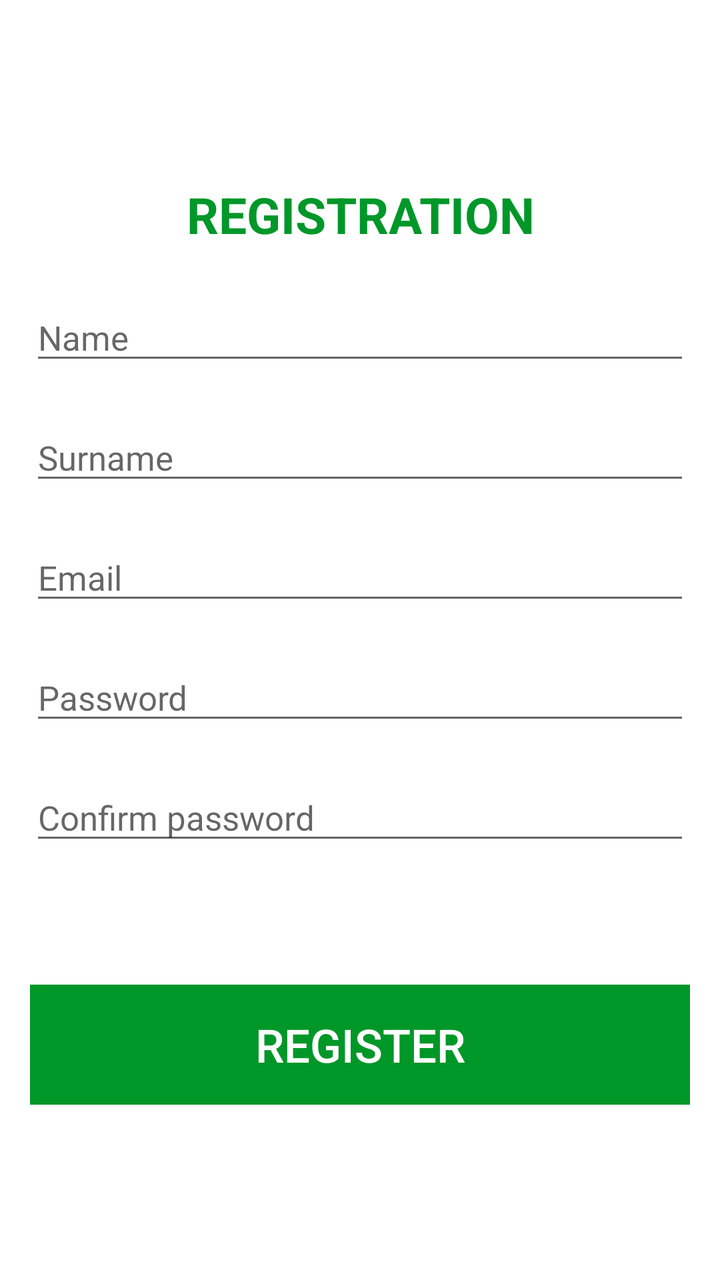
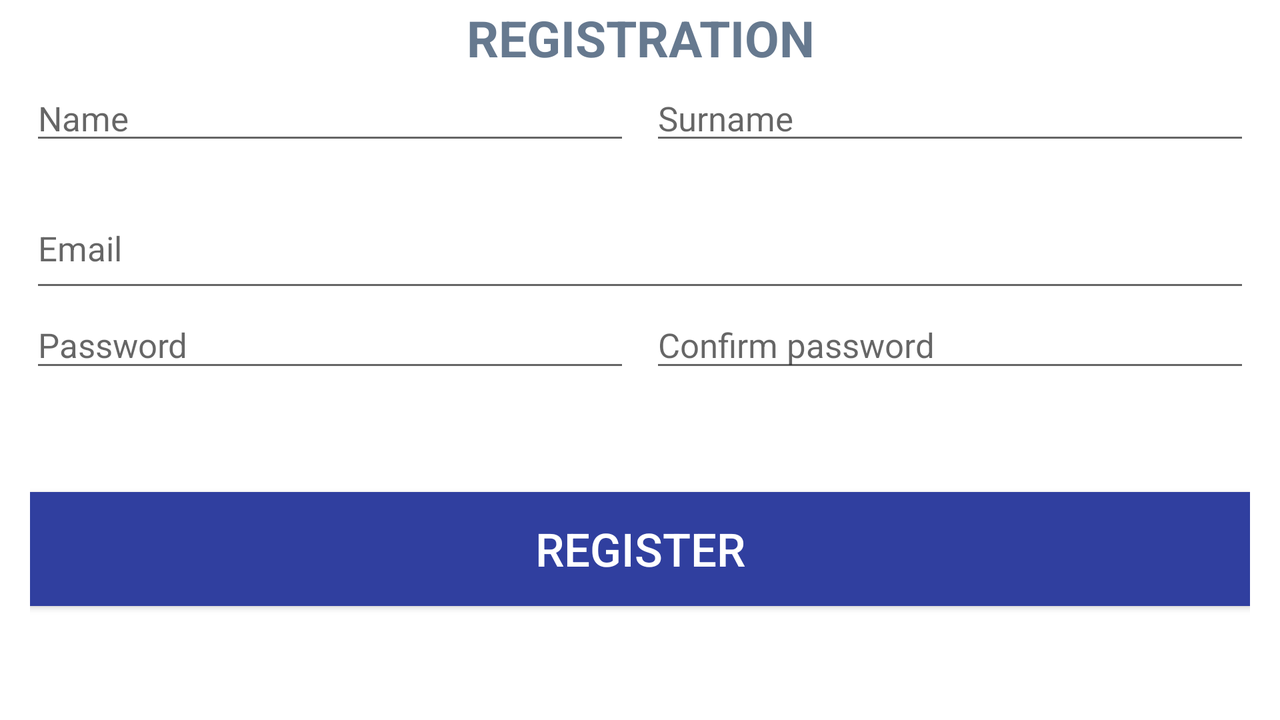

First picture: res/layout/ on a phone held upright. Second picture: the repository's own variant of that layout, on a device whose configuration matches the variant's folder. Source for both follows.
<!-- AndroidManifest.xml: application theme AppTheme -->
<!-- res/layout/activity_registration_page.xml -->
<?xml version="1.0" encoding="utf-8"?>
<RelativeLayout xmlns:android="http://schemas.android.com/apk/res/android"
    xmlns:app="http://schemas.android.com/apk/res-auto"
    xmlns:tools="http://schemas.android.com/tools"
    android:layout_width="match_parent"
    android:layout_height="match_parent"
    android:background="@color/white"
    tools:context="com.example.user.barcode.RegistrationPage">


    <LinearLayout
        android:layout_width="match_parent"
        android:layout_height="wrap_content"
        android:orientation="vertical"
        android:layout_marginLeft="15dp"
        android:layout_marginRight="15dp"
        android:layout_centerInParent="true">

        <TextView
            android:layout_width="match_parent"
            android:layout_height="40dp"
            android:text="registration"
            android:textSize="25dp"
            android:textAllCaps="true"
            android:textStyle="bold"
            android:textColor="@color/colorPrimary"
            android:gravity="center"/>

        <EditText
            android:id="@+id/newUserName"
            android:layout_width="match_parent"
            android:layout_height="40dp"
            android:textColor="@color/gray"
            android:inputType="text"
            android:lines="1"
            android:textSize="17sp"
            android:hint="Name"
            android:layout_marginTop="20dp"/>

        <EditText
            android:id="@+id/newUserSurname"
            android:layout_width="match_parent"
            android:layout_height="40dp"
            android:textColor="@color/gray"
            android:inputType="text"
            android:lines="1"
            android:textSize="17sp"
            android:hint="Surname"
            android:layout_marginTop="20dp"/>

        <EditText
            android:id="@+id/newUserEmail"
            android:layout_width="match_parent"
            android:layout_height="40dp"
            android:textColor="@color/gray"
            android:inputType="textEmailAddress"
            android:lines="1"
            android:textSize="17sp"
            android:hint="Email"
            android:layout_marginTop="20dp"/>

        <EditText
            android:id="@+id/newUserPassword"
            android:layout_width="match_parent"
            android:layout_height="40dp"
            android:textColor="@color/gray"
            android:inputType="textPassword"
            android:fontFamily="sans-serif"
            android:lines="1"
            android:textSize="17sp"
            android:hint="Password"
            android:layout_marginTop="20dp"/>

        <EditText
            android:id="@+id/newUserPasswordConfirmations"
            android:layout_width="match_parent"
            android:layout_height="40dp"
            android:textColor="@color/gray"
            android:inputType="textPassword"
            android:fontFamily="sans-serif"
            android:lines="1"
            android:textSize="17sp"
            android:hint="Confirm password"
            android:layout_marginTop="20dp"/>

        <TextView
            android:layout_width="match_parent"
            android:layout_height="45dp"
            android:textSize="18sp"
            android:textColor="@color/danger"
            android:id="@+id/errors"
            />

        <Button
            android:id="@+id/btnRegister"
            android:layout_width="match_parent"
            android:layout_height="60dp"
            android:text="register"
            android:textSize="23dp"
            android:textColor="@color/white"
            android:background="@color/green"
            android:layout_marginTop="20dp"
            android:onClick="Register"/>


    </LinearLayout>

</RelativeLayout>
<!-- resources referenced by this layout -->
<resources>
  <color name="colorPrimary">#009729</color>
  <color name="danger">#B33A3A</color>
  <color name="gray">#66798F</color>
  <color name="green">#009729</color>
  <color name="white">#FFF</color>
  <style name="AppTheme" parent="Theme.AppCompat.Light.DarkActionBar">
          
          <item name="colorPrimary">@color/green</item>
          <item name="colorPrimaryDark">@color/black</item>
          <item name="colorAccent">@color/black</item>
      </style>
  <color name="black">#000000</color>
</resources>
<!-- res/layout-land/activity_registration_page.xml (the repository's variant of the layout above) -->
<!-- drawn on the phone turned sideways -->
<?xml version="1.0" encoding="utf-8"?>
<LinearLayout xmlns:android="http://schemas.android.com/apk/res/android"
    xmlns:app="http://schemas.android.com/apk/res-auto"
    xmlns:tools="http://schemas.android.com/tools"
    android:layout_width="match_parent"
    android:layout_height="match_parent"
    android:paddingLeft="15dp"
    android:paddingRight="15dp"
    android:background="@color/white"
    android:orientation="vertical"
    android:weightSum="19"
    tools:context="com.example.user.barcode.RegistrationPage">

    <TextView
        android:layout_width="match_parent"
        android:layout_height="0dp"
        android:text="registration"
        android:textSize="25dp"
        android:textAllCaps="true"
        android:textStyle="bold"
        android:textColor="@color/gray"
        android:gravity="center"
        android:layout_weight="2"/>

    <LinearLayout
        android:layout_width="match_parent"
        android:layout_height="0dp"
        android:orientation="horizontal"
        android:layout_weight="3">

        <EditText
            android:id="@+id/newUserName"
            android:layout_width="0dp"
            android:layout_height="wrap_content"
            android:layout_marginRight="10dp"
            android:layout_weight="1"
            android:hint="Name"
            android:inputType="text"
            android:lines="1"
            android:textColor="@color/gray"
            android:textSize="17sp" />

        <EditText
            android:id="@+id/newUserSurname"
            android:layout_width="0dp"
            android:layout_height="wrap_content"
            android:textColor="@color/gray"
            android:inputType="text"
            android:lines="1"
            android:textSize="17sp"
            android:hint="Surname"
            android:layout_weight="1"/>
    </LinearLayout>

    <EditText
        android:id="@+id/newUserEmail"
        android:layout_width="match_parent"
        android:layout_height="0dp"
        android:textColor="@color/gray"
        android:inputType="textEmailAddress"
        android:lines="1"
        android:textSize="17sp"
        android:hint="Email"
        android:layout_weight="3"/>

    <LinearLayout
        android:layout_width="match_parent"
        android:layout_height="0dp"
        android:orientation="horizontal"
        android:layout_weight="3">

        <EditText
            android:id="@+id/newUserPassword"
            android:layout_width="0dp"
            android:layout_height="40dp"
            android:textColor="@color/gray"
            android:inputType="textPassword"
            android:fontFamily="sans-serif"
            android:lines="1"
            android:textSize="17sp"
            android:hint="Password"
            android:layout_weight="1"
            android:layout_marginRight="10dp"/>

        <EditText
            android:id="@+id/newUserPasswordConfirmations"
            android:layout_width="0dp"
            android:layout_height="40dp"
            android:textColor="@color/gray"
            android:inputType="textPassword"
            android:fontFamily="sans-serif"
            android:lines="1"
            android:textSize="17sp"
            android:hint="Confirm password"
            android:layout_weight="1"/>


    </LinearLayout>
    <TextView
        android:layout_width="match_parent"
        android:layout_height="0dp"
        android:textSize="18sp"
        android:textColor="@color/danger"
        android:id="@+id/errors"
        android:layout_weight="2"
        />
    <Button
        android:id="@+id/btnRegister"
        android:layout_width="match_parent"
        android:layout_height="0dp"
        android:text="register"
        android:textSize="23dp"
        android:textColor="@color/white"
        android:background="@color/colorPrimaryDark"
        android:layout_weight="3"
        android:onClick="Register"/>





</LinearLayout>
<!-- resources referenced by the variant -->
<!-- as the phone turned sideways resolves them -->
<resources>
  <color name="colorPrimaryDark">#303F9F</color>
  <color name="danger">#B33A3A</color>
  <color name="gray">#66798F</color>
  <color name="white">#FFF</color>
  <style name="AppTheme" parent="Theme.AppCompat.Light.DarkActionBar">
          
          <item name="colorPrimary">@color/green</item>
          <item name="colorPrimaryDark">@color/black</item>
          <item name="colorAccent">@color/black</item>
      </style>
  <color name="green">#009729</color>
  <color name="black">#000000</color>
</resources>
